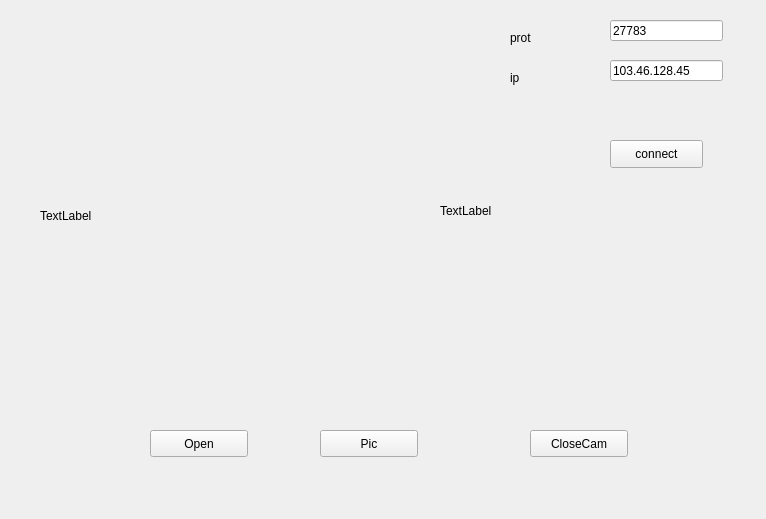
<?xml version="1.0" encoding="UTF-8"?>
<ui version="4.0">
 <class>camaraGet</class>
 <widget class="QWidget" name="camaraGet">
  <property name="geometry">
   <rect>
    <x>0</x>
    <y>0</y>
    <width>766</width>
    <height>519</height>
   </rect>
  </property>
  <property name="windowTitle">
   <string>Widget</string>
  </property>
  <widget class="QLabel" name="label">
   <property name="geometry">
    <rect>
     <x>40</x>
     <y>20</y>
     <width>331</width>
     <height>391</height>
    </rect>
   </property>
   <property name="text">
    <string>TextLabel</string>
   </property>
  </widget>
  <widget class="QLabel" name="label_2">
   <property name="geometry">
    <rect>
     <x>440</x>
     <y>40</y>
     <width>291</width>
     <height>341</height>
    </rect>
   </property>
   <property name="text">
    <string>TextLabel</string>
   </property>
  </widget>
  <widget class="QPushButton" name="open">
   <property name="geometry">
    <rect>
     <x>150</x>
     <y>430</y>
     <width>98</width>
     <height>27</height>
    </rect>
   </property>
   <property name="text">
    <string>Open</string>
   </property>
  </widget>
  <widget class="QPushButton" name="pic">
   <property name="geometry">
    <rect>
     <x>320</x>
     <y>430</y>
     <width>98</width>
     <height>27</height>
    </rect>
   </property>
   <property name="text">
    <string>Pic</string>
   </property>
  </widget>
  <widget class="QPushButton" name="closeCam">
   <property name="geometry">
    <rect>
     <x>530</x>
     <y>430</y>
     <width>98</width>
     <height>27</height>
    </rect>
   </property>
   <property name="text">
    <string>CloseCam</string>
   </property>
  </widget>
  <widget class="QPushButton" name="connect">
   <property name="geometry">
    <rect>
     <x>610</x>
     <y>140</y>
     <width>93</width>
     <height>28</height>
    </rect>
   </property>
   <property name="text">
    <string>connect</string>
   </property>
  </widget>
  <widget class="QLineEdit" name="lineEditPort">
   <property name="geometry">
    <rect>
     <x>610</x>
     <y>20</y>
     <width>113</width>
     <height>21</height>
    </rect>
   </property>
   <property name="text">
    <string>27783</string>
   </property>
  </widget>
  <widget class="QLineEdit" name="lineEditip">
   <property name="geometry">
    <rect>
     <x>610</x>
     <y>60</y>
     <width>113</width>
     <height>21</height>
    </rect>
   </property>
   <property name="text">
    <string>103.46.128.45</string>
   </property>
  </widget>
  <widget class="QLabel" name="label_3">
   <property name="geometry">
    <rect>
     <x>510</x>
     <y>30</y>
     <width>72</width>
     <height>15</height>
    </rect>
   </property>
   <property name="text">
    <string>prot</string>
   </property>
  </widget>
  <widget class="QLabel" name="label_4">
   <property name="geometry">
    <rect>
     <x>510</x>
     <y>70</y>
     <width>72</width>
     <height>15</height>
    </rect>
   </property>
   <property name="text">
    <string>ip</string>
   </property>
  </widget>
 </widget>
 <layoutdefault spacing="6" margin="11"/>
 <resources/>
 <connections/>
</ui>
